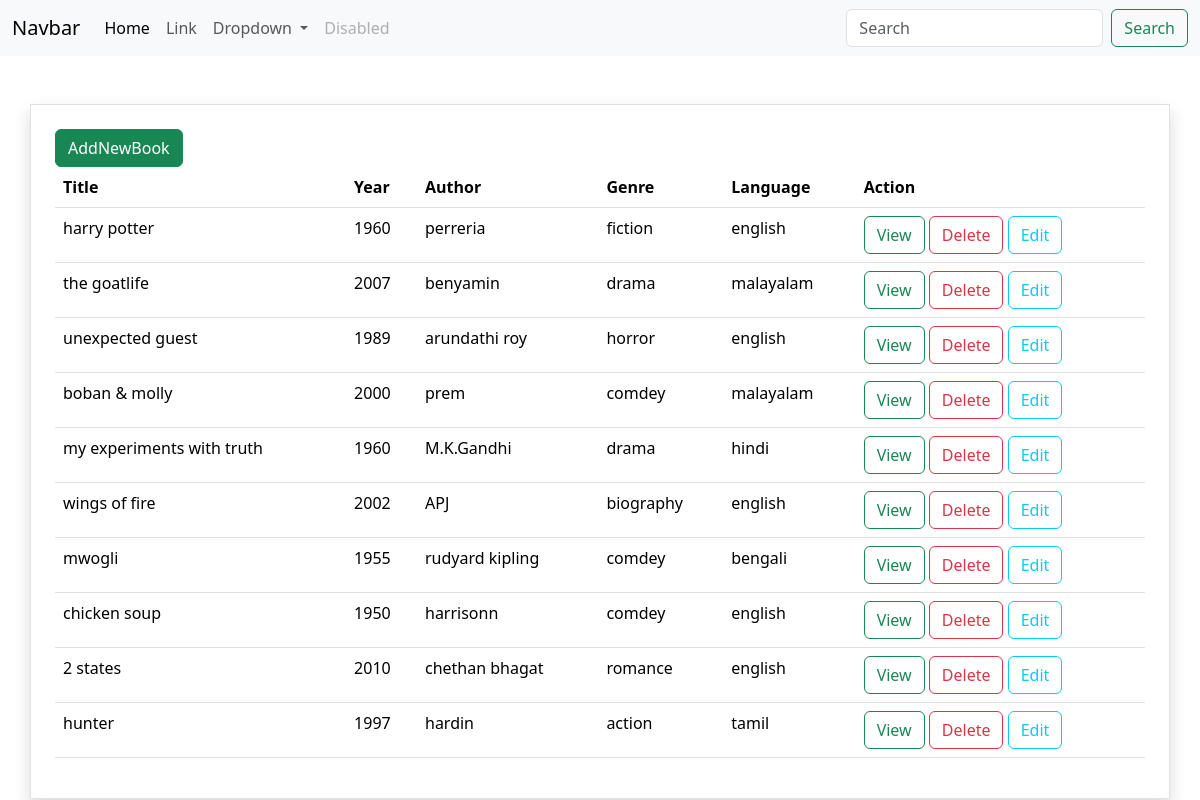
Screenshot of /booklist/all/ with the database file from the repository.
### myapp/models.py (models this page shows, shortened)
class Book(models.Model):
    title=models.CharField(max_length=200)
    author=models.CharField(max_length=200)
    year=models.PositiveIntegerField()
    genre=models.CharField(max_length=200)
    language=models.CharField(max_length=200,null=True)

### myapp/views.py (the view)
# urls.py: path('booklist/all/',views.BookListView.as_view(),name="book-list"),
class BookListView(View):
    def get(self,request,*args,**kwargs):
        qs=Book.objects.all()
        return render(request,"book_list.html",{"data":qs})

### myapp/templates/book_list.html (shortened to what this page needs)
{%extends 'base.html'%}
{%block main_block%}
    <div class="container p-4 border shadow mt-5 bg-outline">
        <a href="{%url% 'book-create'}" class="btn btn-success">AddNewBook</a>
        <table class="table">
            <tr class="fw-bold">
                <td>Title</td>
                <td>Year</td>
                <td>Author</td>
                <td>Genre</td>
                <td>Language</td>
                <td>Action</td>
            </tr>
            {%for b in data%}
            <tr>
                <td>{{b.title}}</td>
                <td>{{b.year}}</td>
                <td>{{b.author}}</td>
                <td>{{b.genre}}</td>
                <td>{{b.language}}</td>
                <td>
                    <a href="{%url 'book-details' b.id%}" class="btn btn-outline-success">View</a>
                    <a href="{%url 'book-delete' b.id%}" class="btn btn-outline-danger">Delete</a>
                    <a href="{%url 'book-update' b.id%}" class="btn btn-outline-info">Edit</a>
                </td>
            </tr>
        </table>
    </div>
{%endblock%}

### myapp/templates/base.html (shortened to what this page needs)
<!DOCTYPE html>
<html lang="en">
<head>
    <link href="https://cdn.jsdelivr.net/npm/bootstrap@5.3.3/dist/css/bootstrap.min.css" rel="stylesheet">
</head>
<body>
    <nav class="navbar navbar-expand-lg bg-body-tertiary">
        <div class="container-fluid">
          <a class="navbar-brand" href="#">Navbar</a>
          <div class="collapse navbar-collapse" id="navbarSupportedContent">
            <ul class="navbar-nav me-auto mb-2 mb-lg-0">
              <li class="nav-item">
                <a class="nav-link active" aria-current="page" href="#">Home</a>
              </li>
              <li class="nav-item">
                <a class="nav-link" href="#">Link</a>
              </li>
              <li class="nav-item dropdown">
                <a class="nav-link dropdown-toggle" href="#" role="button" data-bs-toggle="dropdown" aria-expanded="false">
                  Dropdown
                </a>
              </li>
              <li class="nav-item">
                <a class="nav-link disabled" aria-disabled="true">Disabled</a>
              </li>
            </ul>
            <form class="d-flex" role="search">
              <input class="form-control me-2" type="search" placeholder="Search" aria-label="Search">
              <button class="btn btn-outline-success" type="submit">Search</button>
            </form>
          </div>
        </div>
      </nav>
      {%block main_block%}
      {%endblock%}
</body>
</html>

### rows the page displays
Book: title "harry potter", year "1960", author "perreria", genre "fiction", language "english"
Book: title "the goatlife", year "2007", author "benyamin", genre "drama", language "malayalam"
Book: title "unexpected guest", year "1989", author "arundathi roy", genre "horror", language "english"
Book: title "boban & molly", year "2000", author "prem", genre "comdey", language "malayalam"
Book: title "my experiments with truth", year "1960", author "M.K.Gandhi", genre "drama", language "hindi"
Book: title "wings of fire", year "2002", author "APJ", genre "biography", language "english"
Book: title "mwogli", year "1955", author "rudyard kipling", genre "comdey", language "bengali"
Book: title "chicken soup", year "1950", author "harrisonn", genre "comdey", language "english"
Book: title "2 states", year "2010", author "chethan bhagat", genre "romance", language "english"
Book: title "hunter", year "1997", author "hardin", genre "action", language "tamil"
